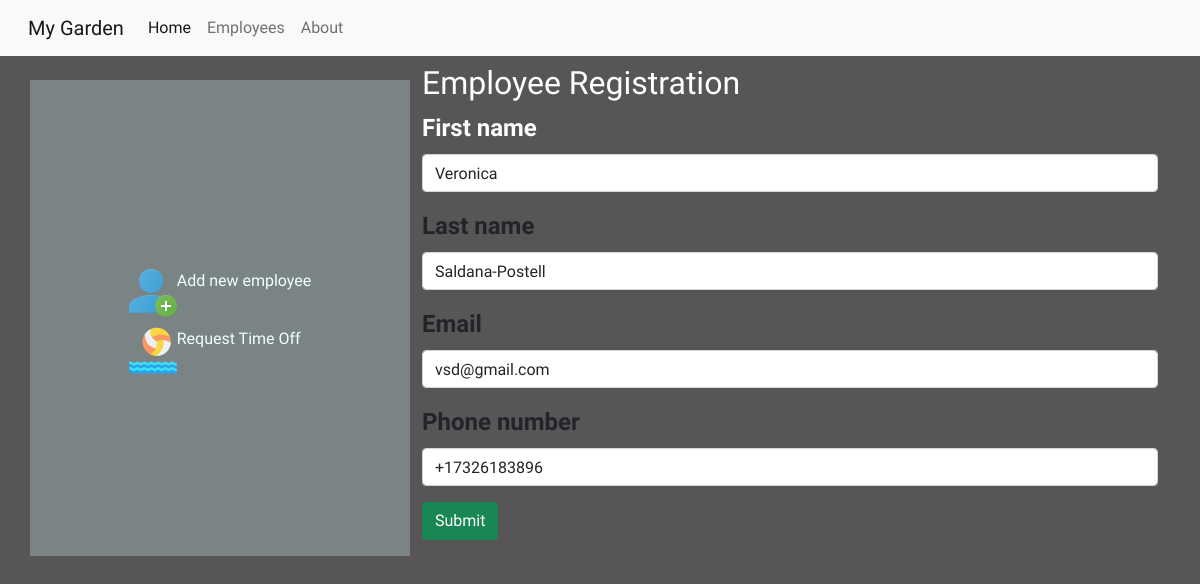
Page /update_employee/20 on the committed database.
### employee/models.py (models this page shows, shortened)
class Employee(models.Model):
    first_name = models.CharField(max_length=30)
    last_name = models.CharField(max_length=30)
    email = models.EmailField(max_length=254)
    phone_number = PhoneNumberField(blank=True)

### home/views.py (the view)
# urls.py: path('update_employee/<int:id>', views.update_employee)
def update_employee(request, id):
    obj = get_object_or_404(Employee, id=id)
    form = EmployeeForm(instance=obj)
    if request.method == 'POST':
        form = EmployeeForm(request.POST, instance=obj)
        if form.is_valid():
            form.save()
            return redirect('/home')
    content = {
         'form': form,
    }
    return render(request, "employee_contact.html", content)

### employee/forms.py
class EmployeeForm(forms.ModelForm):
    class Meta:
        model = Employee
        fields = ('first_name', 'last_name', 'email', 'phone_number')
    widgets = {
        'first_name': forms.TextInput(attrs={'class': 'form-control'}),
        'last_name': forms.TextInput(attrs={'class': 'form-control'}),
        'email': forms.TextInput(attrs={'class': 'form-control'}),
        'phone_number': forms.TextInput(attrs={'class': 'form-control', }),
    }

### templates/employee_contact.html (shortened to what this page needs)
{% extends "home.html" %}
{% load crispy_forms_tags %}
{% block content %}
<div class="form-group">
    <h2 style="color: white">Employee Registration</h2>
    <form method='POST' action='/employee/employee'>
        {{ form|crispy }}
        <button type="submit" class="btn btn-success">Submit</button>
    </form>
</div>
{% endblock %}

### static/css/home.css (style rules this page uses)
body { min-height: 100%; width: 100%; margin: 0; display: flex; flex-direction: column; height: 100vh; }
div#div_id_first_name label { color: white; }
label { display: inline-block; margin-bottom: .5rem; font-size: 18pt; font-weight: bold; }

### rows in the picture
Employee: first_name "Veronica", last_name "Saldana-Postell", email "vsd@gmail.com", phone_number "+17326183896"
